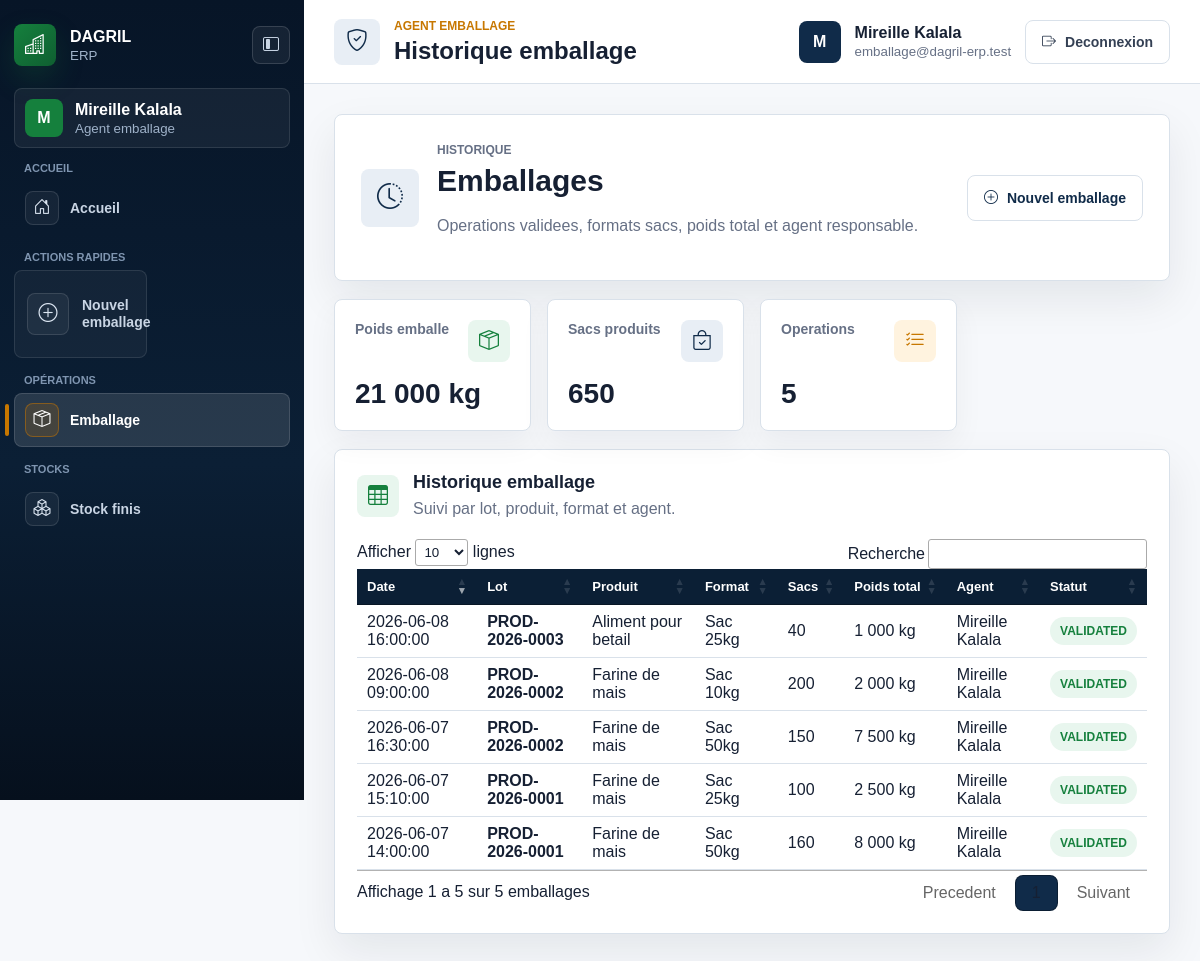
The page /packaging/history (signed in) on the database its author committed.
### tables this page shows
CREATE TABLE packaging (
  id INT UNSIGNED AUTO_INCREMENT PRIMARY KEY,
  production_batch_id INT UNSIGNED NOT NULL,
  bag_format_id INT UNSIGNED NOT NULL,
  product_id INT UNSIGNED NOT NULL,
  bags_count INT UNSIGNED NOT NULL DEFAULT 0,
  total_weight_kg DECIMAL(12,3) NOT NULL DEFAULT 0,
  packaged_at DATETIME NOT NULL,
  status ENUM('active', 'inactive', 'pending', 'validated', 'cancelled') NOT NULL DEFAULT 'pending',
  created_by INT UNSIGNED NULL,
  created_at TIMESTAMP NOT NULL DEFAULT CURRENT_TIMESTAMP,
  updated_at TIMESTAMP NULL DEFAULT NULL ON UPDATE CURRENT_TIMESTAMP,
  deleted_at TIMESTAMP NULL DEFAULT NULL,
  CONSTRAINT fk_packaging_production_batch FOREIGN KEY (production_batch_id) REFERENCES production_batches(id),
  CONSTRAINT fk_packaging_bag_format FOREIGN KEY (bag_format_id) REFERENCES bag_formats(id),
  CONSTRAINT fk_packaging_product FOREIGN KEY (product_id) REFERENCES products(id),
  CONSTRAINT fk_packaging_created_by FOREIGN KEY (created_by) REFERENCES users(id)
);

CREATE TABLE production_batches (
  id INT UNSIGNED AUTO_INCREMENT PRIMARY KEY,
  machine_feed_id INT UNSIGNED NOT NULL,
  product_id INT UNSIGNED NOT NULL,
  batch_number VARCHAR(100) NOT NULL UNIQUE,
  input_quantity_kg DECIMAL(12,3) NOT NULL,
  output_quantity_kg DECIMAL(12,3) NOT NULL DEFAULT 0,
  waste_quantity_kg DECIMAL(12,3) NOT NULL DEFAULT 0,
  started_at DATETIME NOT NULL,
  ended_at DATETIME NULL,
  status ENUM('active', 'inactive', 'pending', 'validated', 'cancelled') NOT NULL DEFAULT 'pending',
  created_by INT UNSIGNED NULL,
  validated_by INT UNSIGNED NULL,
  created_at TIMESTAMP NOT NULL DEFAULT CURRENT_TIMESTAMP,
  updated_at TIMESTAMP NULL DEFAULT NULL ON UPDATE CURRENT_TIMESTAMP,
  deleted_at TIMESTAMP NULL DEFAULT NULL,
  CONSTRAINT fk_production_batches_machine_feed FOREIGN KEY (machine_feed_id) REFERENCES machine_feeds(id),
  CONSTRAINT fk_production_batches_product FOREIGN KEY (product_id) REFERENCES products(id),
  CONSTRAINT fk_production_batches_created_by FOREIGN KEY (created_by) REFERENCES users(id),
  CONSTRAINT fk_production_batches_validated_by FOREIGN KEY (validated_by) REFERENCES users(id)
);

CREATE TABLE products (
  id INT UNSIGNED AUTO_INCREMENT PRIMARY KEY,
  name VARCHAR(150) NOT NULL,
  code VARCHAR(80) NOT NULL UNIQUE,
  category ENUM('raw_material', 'finished_product', 'waste') NOT NULL,
  unit VARCHAR(30) NOT NULL DEFAULT 'kg',
  status ENUM('active', 'inactive', 'pending', 'validated', 'cancelled') NOT NULL DEFAULT 'active',
  created_at TIMESTAMP NOT NULL DEFAULT CURRENT_TIMESTAMP,
  updated_at TIMESTAMP NULL DEFAULT NULL ON UPDATE CURRENT_TIMESTAMP,
  deleted_at TIMESTAMP NULL DEFAULT NULL
);

CREATE TABLE bag_formats (
  id INT UNSIGNED AUTO_INCREMENT PRIMARY KEY,
  name VARCHAR(120) NOT NULL,
  weight_kg DECIMAL(10,3) NOT NULL,
  status ENUM('active', 'inactive', 'pending', 'validated', 'cancelled') NOT NULL DEFAULT 'active',
  created_at TIMESTAMP NOT NULL DEFAULT CURRENT_TIMESTAMP,
  updated_at TIMESTAMP NULL DEFAULT NULL ON UPDATE CURRENT_TIMESTAMP,
  deleted_at TIMESTAMP NULL DEFAULT NULL
);

CREATE TABLE users (
  id INT UNSIGNED AUTO_INCREMENT PRIMARY KEY,
  role_id INT UNSIGNED NOT NULL,
  name VARCHAR(150) NOT NULL,
  email VARCHAR(190) NOT NULL UNIQUE,
  password VARCHAR(255) NOT NULL,
  phone VARCHAR(50) NULL,
  status ENUM('active', 'inactive', 'pending', 'validated', 'cancelled') NOT NULL DEFAULT 'active',
  last_login_at TIMESTAMP NULL DEFAULT NULL,
  created_at TIMESTAMP NOT NULL DEFAULT CURRENT_TIMESTAMP,
  updated_at TIMESTAMP NULL DEFAULT NULL ON UPDATE CURRENT_TIMESTAMP,
  deleted_at TIMESTAMP NULL DEFAULT NULL,
  CONSTRAINT fk_users_role FOREIGN KEY (role_id) REFERENCES roles(id)
);

### app/views/packaging/history.php (the view, shortened to what the rows shown need)
<?php
$packagedTotal = array_sum(array_map(function ($row) {
    return (float) $row['total_weight_kg'];
}, $history));
$bagsTotal = array_sum(array_map(function ($row) {
    return (int) $row['bags_count'];
}, $history));
?>
<section class="dashboard-hero">
    <span class="hero-icon"><i class="bi bi-clock-history"></i></span>
    <div>
        <p class="section-label">Historique</p>
        <h2>Emballages</h2>
        <p>Operations validees, formats sacs, poids total et agent responsable.</p>
    </div>
    <a href="<?= e(base_url('packaging/create')) ?>" class="page-action"><i class="bi bi-plus-circle"></i><span>Nouvel emballage</span></a>
</section>
<section class="metric-grid">
    <article class="metric-card"><div class="metric-card-top"><span>Poids emballe</span><span class="metric-icon tone-green"><i class="bi bi-box-seam"></i></span></div><strong><?= e(number_format($packagedTotal, 0, ',', ' ')) ?> kg</strong></article>
    <article class="metric-card"><div class="metric-card-top"><span>Sacs produits</span><span class="metric-icon tone-blue"><i class="bi bi-bag-check"></i></span></div><strong><?= e(number_format($bagsTotal, 0, ',', ' ')) ?></strong></article>
    <article class="metric-card"><div class="metric-card-top"><span>Operations</span><span class="metric-icon tone-orange"><i class="bi bi-list-check"></i></span></div><strong><?= e(count($history)) ?></strong></article>
</section>
<section class="table-panel">
    <div class="panel-heading"><span class="panel-icon"><i class="bi bi-table"></i></span><div><h3>Historique emballage</h3><p>Suivi par lot, produit, format et agent.</p></div></div>
    <div class="table-responsive">
        <table id="packagingHistoryTable" class="enterprise-table">
            <thead>
                <tr>
                    <th>Date</th>
                    <th>Lot</th>
                    <th>Produit</th>
                    <th>Format</th>
                    <th>Sacs</th>
                    <th>Poids total</th>
                    <th>Agent</th>
                    <th>Statut</th>
                </tr>
            </thead>
            <tbody>
                <?php foreach ($history as $row): ?>
                    <tr>
                        <td><?= e($row['packaged_at']) ?></td>
                        <td><strong><?= e($row['batch_number']) ?></strong></td>
                        <td><?= e($row['product_name']) ?></td>
                        <td><?= e($row['format_name']) ?></td>
                        <td><?= e(number_format((int) $row['bags_count'], 0, ',', ' ')) ?></td>
                        <td><?= e(number_format((float) $row['total_weight_kg'], 0, ',', ' ')) ?> kg</td>
                        <td><?= e($row['agent_name'] ?: '-') ?></td>
                        <td><span class="status-badge status-<?= e($row['status']) ?>"><?= e($row['status']) ?></span></td>
                    </tr>
                <?php endforeach; ?>
            </tbody>
        </table>
    </div>
</section>
<link rel="stylesheet" href="https://cdn.datatables.net/1.13.8/css/jquery.dataTables.min.css">

### app/core/Router.php (shortened to what the rows shown need)
<?php
class Router
{
    private $routes = [];
    public function add($method, $path, $handler, array $options = [])
    {
        $this->routes[] = [
            'method' => strtoupper($method),
            'path' => '/' . trim($path, '/'),
            'handler' => $handler,
            'auth' => $options['auth'] ?? false,
            'roles' => $options['roles'] ?? [],
        ];
    }
    public function dispatch($method, $uri)
    {
        $requestPath = rawurldecode(parse_url($uri, PHP_URL_PATH));
        $requestPath = '/' . trim($requestPath, '/');
        foreach ($this->routes as $route) {
            $params = [];
            if ($route['method'] === strtoupper($method) && $this->matches($route['path'], $requestPath, $params)) {
                return $this->execute($route['handler'], $params);
            }
        }
    }
    private function matches($routePath, $requestPath, array &$params)
    {
        $pattern = preg_replace('#\{([a-zA-Z_][a-zA-Z0-9_]*)\}#', '(?P<$1>[^/]+)', $routePath);
        $pattern = '#^' . $pattern . '$#';
        if (!preg_match($pattern, $requestPath, $matches)) {
            return false;
        }
        return true;
    }
    private function execute($handler, array $params = [])
    {
        if (is_string($handler) && strpos($handler, '@') !== false) {
            list($controller, $action) = explode('@', $handler, 2);
            $instance = new $controllerClass();
            return call_user_func_array([$instance, $action], $params);
        }
        throw new InvalidArgumentException('Invalid route handler.');
    }
}

### rows shown on the page
packaging: packaged_at "2026-06-08 16:00:00", production_batch.batch_number "PROD-2026-0003", product.name "Aliment pour betail", bag_format.name "Sac 25kg", bags_count "40", total_weight_kg "1 000", created_by.name "Mireille Kalala", status "VALIDATED"
packaging: packaged_at "2026-06-08 09:00:00", production_batch.batch_number "PROD-2026-0002", product.name "Farine de mais", bag_format.name "Sac 10kg", bags_count "200", total_weight_kg "2 000", created_by.name "Mireille Kalala", status "VALIDATED"
packaging: packaged_at "2026-06-07 16:30:00", production_batch.batch_number "PROD-2026-0002", product.name "Farine de mais", bag_format.name "Sac 50kg", bags_count "150", total_weight_kg "7 500", created_by.name "Mireille Kalala", status "VALIDATED"
packaging: packaged_at "2026-06-07 15:10:00", production_batch.batch_number "PROD-2026-0001", product.name "Farine de mais", bag_format.name "Sac 25kg", bags_count "100", total_weight_kg "2 500", created_by.name "Mireille Kalala", status "VALIDATED"
packaging: packaged_at "2026-06-07 14:00:00", production_batch.batch_number "PROD-2026-0001", product.name "Farine de mais", bag_format.name "Sac 50kg", bags_count "160", total_weight_kg "8 000", created_by.name "Mireille Kalala", status "VALIDATED"

### other values the page prints
$group['label'] "ACCUEIL"
$item['label'] "Accueil"
$group['label'] "ACTIONS RAPIDES"
$item['label'] "Nouvel emballage"
$group['label'] "OPÉRATIONS"
$item['label'] "Emballage"
$group['label'] "STOCKS"
$item['label'] "Stock finis"
$packagedTotal "21 000"
$bagsTotal "650"
